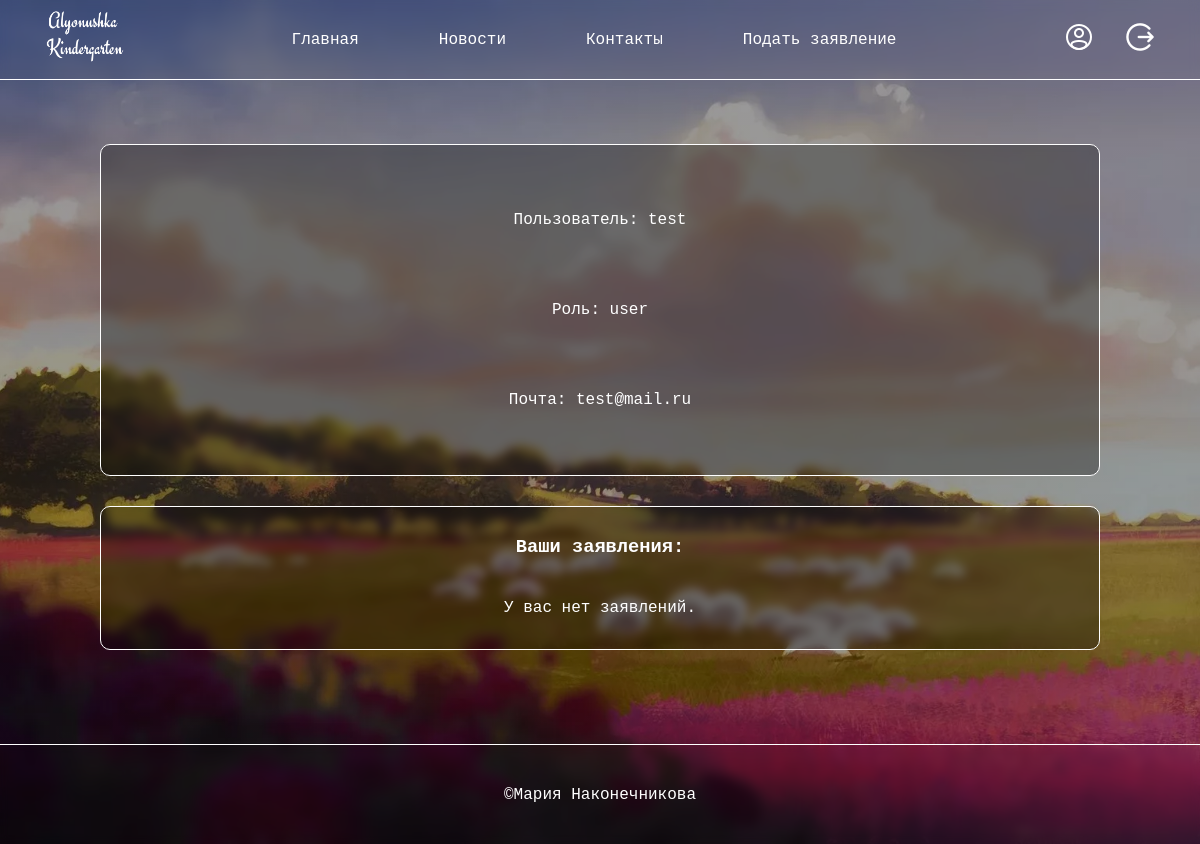
/static/index.php?page=account (signed in), run on an earlier commit of the app's database.
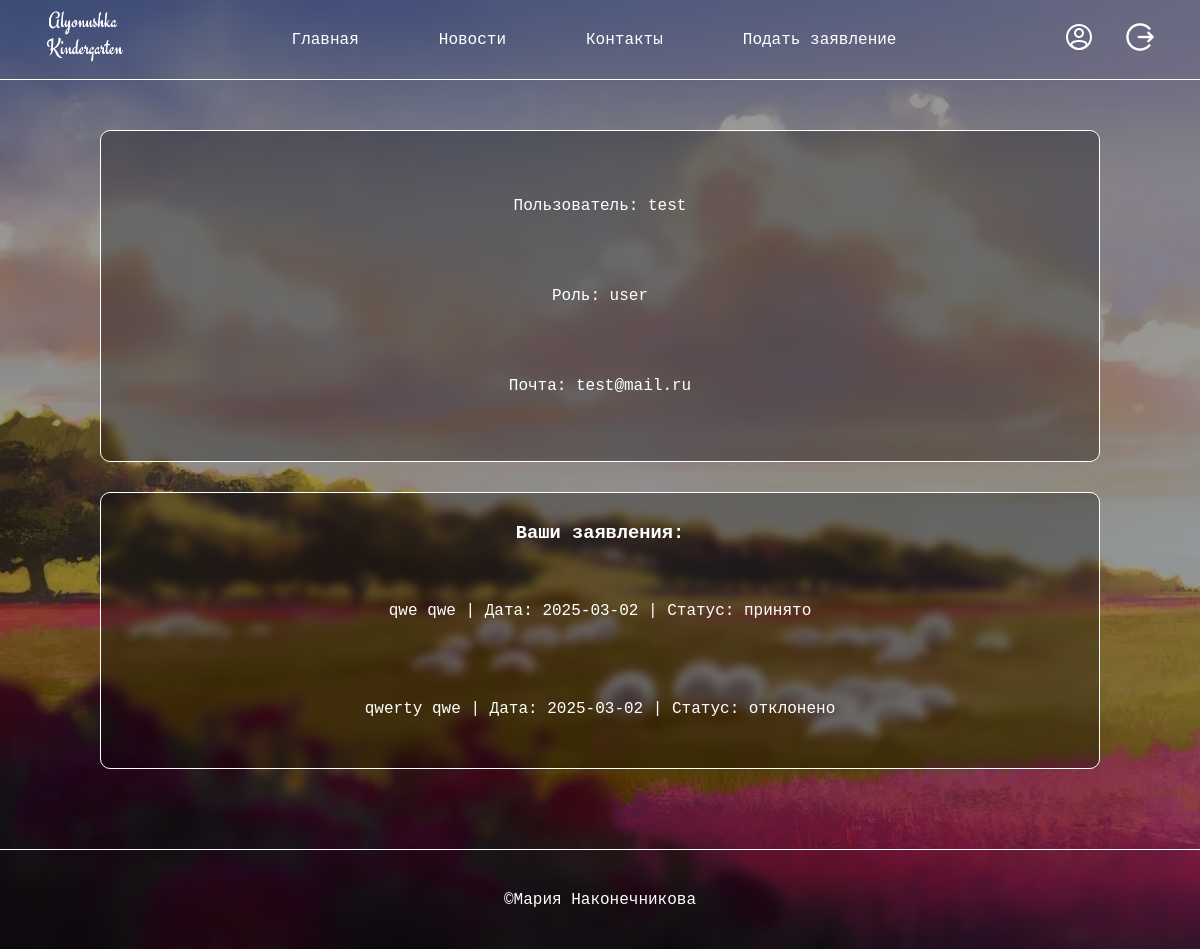
And on a later commit of the database.
### tables this page shows
CREATE TABLE `applications` (
  `id` int(12) NOT NULL,
  `login` varchar(50) NOT NULL COMMENT 'Логин пользователя',
  `child_name` varchar(50) NOT NULL COMMENT 'Имя ребёнка',
  `child_surname` varchar(50) NOT NULL COMMENT 'Фамилия ребёнка',
  `child_patronymic` varchar(50) NOT NULL DEFAULT 'none' COMMENT 'Отчество ребёнка',
  `child_birthdate` date NOT NULL COMMENT 'Дата рождения ребёнка',
  `parent_name` varchar(50) NOT NULL COMMENT 'Имя родителя',
  `parent_surname` varchar(50) NOT NULL COMMENT 'Фамилия родителя',
  `parent_patronymic` varchar(50) NOT NULL DEFAULT 'none' COMMENT 'Отчество родителя',
  `parent_phone` varchar(50) NOT NULL COMMENT 'Номер телефона родителя',
  `parent_email` varchar(50) NOT NULL DEFAULT 'none' COMMENT 'Почта родителя',
  `address` varchar(50) NOT NULL COMMENT 'Адрес проживания',
  `desired_group` varchar(50) NOT NULL COMMENT 'Группа (младшая, средняя, старшая)',
  `application_date` date NOT NULL COMMENT 'Дата подачи заявления',
  `status` varchar(50) NOT NULL DEFAULT 'не рассмотрено' COMMENT 'Статус заявления (не рассмотрен, принят, отклонён)'
);

### app/Account.php (the view, shortened to what this page needs)
<?php
class Account {
    public function get_list_applications_user(): void {
        $connect = connect_data_base();
        if ($connect->connect_errno) {
            die('<p class="error-text">Ошибка подключения к базе данных!</p>');
        } else {
            $login = $_SESSION['login'];
            $stmt = $connect->prepare('SELECT `id`, `child_name`, `child_surname`, `child_patronymic`, `application_date`, `status` FROM `applications` WHERE `login` = ?');
            $stmt->bind_param('s', $login);
            $stmt->execute();
            $result = $stmt->get_result();
            if ($result->num_rows > 0) {
                while ($row = $result->fetch_assoc()) {
                    echo '
                        <a class="application-button" title="Рассмотреть заявление №'. $row['id'] .'" href="/static/index.php?page=applications&consider_the_application='. $row['id'] .'">'. $row['child_name'] .' '. $row['child_surname'] .' '. $row['child_patronymic'] .' | Дата: '. $row['application_date'] .' | Статус: '. $row['status'] .'</a>
                    ';
                }
            } else {
                echo '
                    <p>У вас нет заявлений.</p>
                ';
            }
        }
    }
}

What changed in the data, as far as the page shows it:
added applications: child_name "qwe", child_surname "qwe", application_date "2025-03-02", status "принято"
added applications: child_name "qwerty", child_surname "qwe", application_date "2025-03-02", status "отклонено"
Also different on the page:
text no longer shown: "У вас нет заявлений."
